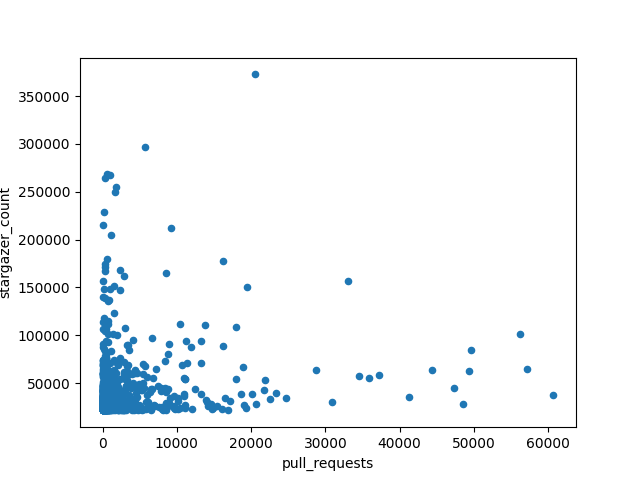

The script that drew this image:
import pandas as pd
from scipy.stats import pearsonr
import matplotlib.pyplot as plt

if __name__ == '__main__':
    df = pd.read_csv('../../../repository.csv')

    print("********** max ********** \n")
    print(df.iloc[df['pull_requests'].idxmax()])

    print("\n\n********** min ********** \n")
    print(df.iloc[df['pull_requests'].idxmin()])

    print("\n\n")

    print("median: " + str(df['pull_requests'].median()))
    print("mean: " + str(df['pull_requests'].mean()))
    print("std: " + str(df['pull_requests'].std()))
    print("p90: " + str(df['pull_requests'].quantile(q=0.9)))

    print("\n\n")

    correlation, p_value = pearsonr(df['pull_requests'], df['stargazer_count'])
    print("correlation: " + str(correlation))
    print("p-value: " + str(p_value))

    df.plot(x='pull_requests', y='stargazer_count', kind='scatter')
    plt.show()
